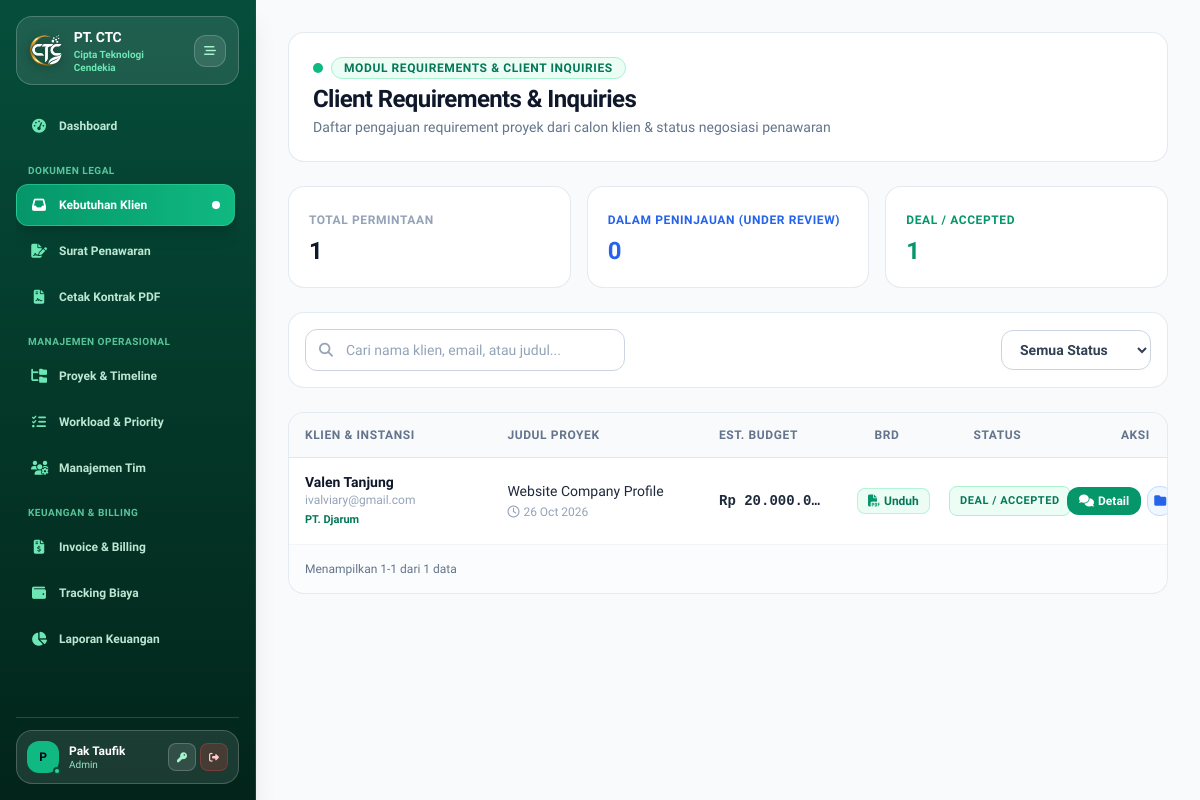
/modules/requirements/index.php (signed in), run on an earlier commit of the app's database.
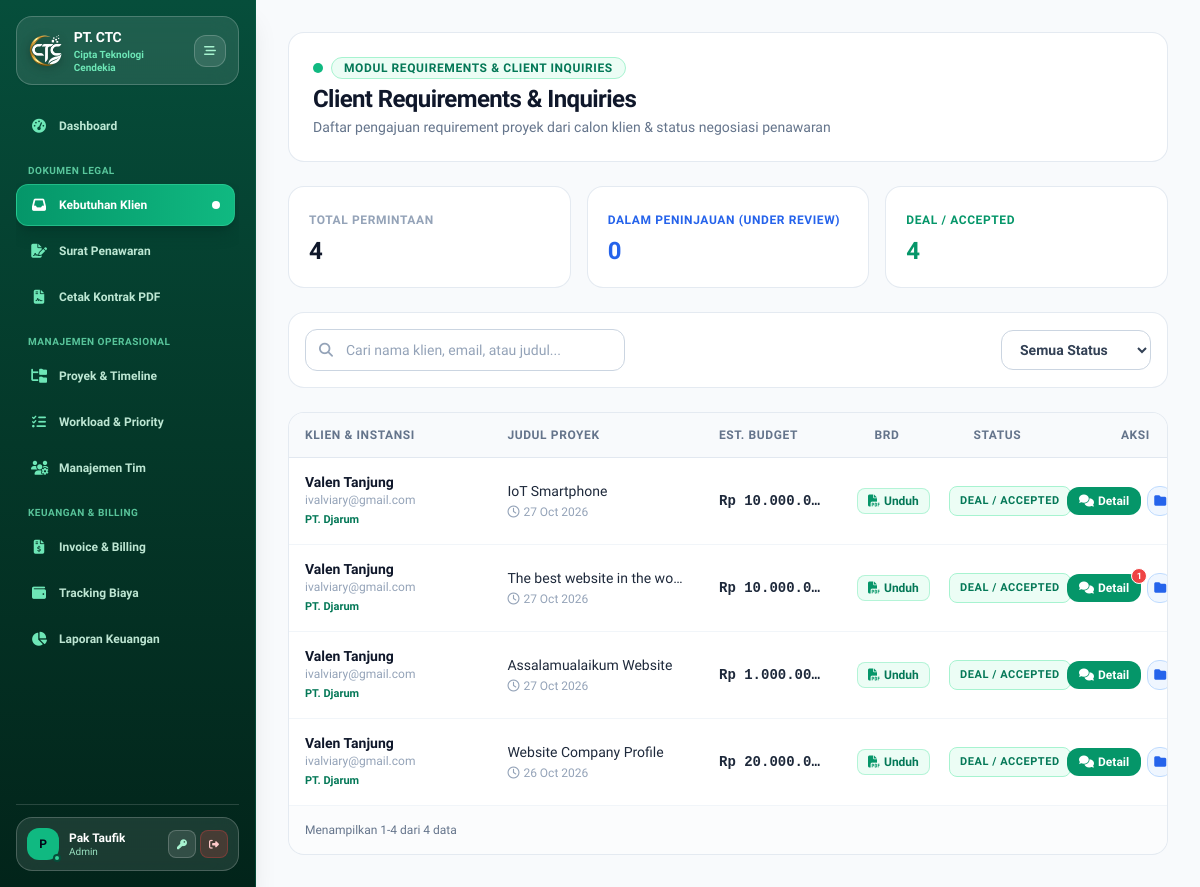
And on a later commit of the database.
### tables this page shows
CREATE TABLE `client_requirements` (
  `id` int(11) NOT NULL,
  `client_name` varchar(250) NOT NULL,
  `client_email` varchar(250) NOT NULL,
  `client_phone` varchar(50) DEFAULT NULL,
  `company_name` varchar(250) DEFAULT NULL,
  `title` varchar(250) NOT NULL,
  `description` text NOT NULL,
  `file_attachment` varchar(250) DEFAULT NULL,
  `budget_estimation` decimal(15,2) DEFAULT 0.00,
  `status` enum('Under Review','Proposal Sent','Deal / Accepted','Rejected') DEFAULT 'Under Review',
  `user_id` int(11) DEFAULT NULL,
  `client_id` int(11) DEFAULT NULL,
  `created_at` timestamp NOT NULL DEFAULT current_timestamp()
);

### modules/requirements/index.php (the view, shortened to what the changed rows need)
<?php
require_once __DIR__ . '/../../config/database.php';
try {
    $pdo->exec("ALTER TABLE projects ADD COLUMN requirement_id INT NULL AFTER client_token");
} catch (Exception $e) {}
require_once __DIR__ . '/../../includes/header.php';
require_once __DIR__ . '/../../includes/sidebar.php';
$stmt = $pdo->query("
    SELECT cr.*, p.id AS linked_project_id, p.status AS linked_project_status
    FROM client_requirements cr
    INNER JOIN clients c ON (cr.client_id = c.id OR LOWER(cr.client_email) = LOWER(c.email))
    LEFT JOIN projects p ON p.requirement_id = cr.id
    WHERE c.is_verified = 1
    ORDER BY cr.created_at DESC
");
$requirements = $stmt->fetchAll();
$unreadMap = $pdo->query("
    SELECT d.requirement_id, COUNT(*) AS c
    FROM deal_chats d
    INNER JOIN client_requirements cr ON d.requirement_id = cr.id
    INNER JOIN clients c ON (cr.client_id = c.id OR LOWER(cr.client_email) = LOWER(c.email))
    WHERE d.sender_type = 'client' AND d.admin_read = 0 AND c.is_verified = 1
    GROUP BY d.requirement_id
")->fetchAll(PDO::FETCH_KEY_PAIR);
function resolveBrdUrl($filename) {
    $filename = trim((string) $filename);
    $candidates = [
        ['path' => __DIR__ . '/../../uploads/brd/' . $filename,     'url' => '../../uploads/brd/' . rawurlencode($filename)],
        ['path' => __DIR__ . '/../../uploads/' . $filename,        'url' => '../../uploads/' . rawurlencode($filename)],
        ['path' => __DIR__ . '/../../assets/uploads/' . $filename, 'url' => '../../assets/uploads/' . rawurlencode($filename)],
    ];
    return $candidates[0]['url'];
}
$totalReq  = count($requirements);
$reviewReq = 0;
$dealReq   = 0;
foreach ($requirements as $r) {
    if ($r['status'] === 'Under Review') $reviewReq++;
    elseif ($r['status'] === 'Deal / Accepted') $dealReq++;
}
?>
<main class="flex-1 p-4 sm:p-6 md:p-8 overflow-y-auto w-full min-w-0 bg-[#f8fafc] text-slate-800 selection:bg-emerald-600 selection:text-white">
    <div class="flex flex-col md:flex-row justify-between md:items-center gap-4 mb-6 bg-white p-5 sm:p-6 rounded-2xl border border-slate-200/90 shadow-xs">
        <div>
            <h1 class="text-xl md:text-2xl font-bold text-slate-900 tracking-tight">Client Requirements & Inquiries</h1>
        </div>
    </div>
    <div class="grid grid-cols-1 sm:grid-cols-3 gap-4 mb-6">
        <div class="bg-white p-4 sm:p-5 rounded-2xl border border-slate-200/90 shadow-xs">
            <span class="text-xs font-semibold uppercase text-slate-400 tracking-wider">TOTAL PERMINTAAN</span>
            <p class="text-2xl font-bold text-slate-900 mt-1"><?= $totalReq ?></p>
        </div>
        <div class="bg-white p-4 sm:p-5 rounded-2xl border border-slate-200/90 shadow-xs">
            <span class="text-xs font-semibold uppercase text-emerald-600 tracking-wider">DEAL / ACCEPTED</span>
            <p class="text-2xl font-bold text-emerald-600 mt-1"><?= $dealReq ?></p>
        </div>
    </div>
    <div class="bg-white border border-slate-200/90 rounded-2xl shadow-xs overflow-hidden">
        <div class="w-full overflow-x-auto">
            <table class="w-full text-left border-collapse text-xs sm:text-sm table-fixed min-w-[920px]">
                <thead>
                    <tr class="bg-slate-50 border-b border-slate-200 text-xs font-semibold text-slate-500 uppercase tracking-wider">
                        <th class="py-3.5 px-4 w-[22%]">KLIEN & INSTANSI</th>
                        <th class="py-3.5 px-4 w-[23%]">JUDUL PROYEK</th>
                        <th class="py-3.5 px-4 w-[15%]">EST. BUDGET</th>
                        <th class="py-3.5 px-4 w-[10%] text-center">BRD</th>
                        <th class="py-3.5 px-4 w-[14%] text-center">STATUS</th>
                        <th class="py-3.5 px-4 w-[16%] text-center">AKSI</th>
                    </tr>
                </thead>
                <tbody class="divide-y divide-slate-100" id="reqTableBody">
                    <?php if (empty($requirements)): ?>
                        <tr>
                            <td colspan="6" class="p-8 text-center text-slate-400 font-normal">
                                Belum ada pengajuan requirement klien yang terverifikasi.
                            </td>
                        </tr>
                    <?php else: ?>
                        <?php foreach ($requirements as $r): ?>
                            <?php
                                $brd_url = resolveBrdUrl($r['file_attachment'] ?? '');
                                $unread  = (int) ($unreadMap[$r['id']] ?? 0);
                                $hasProject = !empty($r['linked_project_id']);
                            ?>
                            <tr class="hover:bg-slate-50/70 transition req-row align-middle"
                                data-search="<?= htmlspecialchars(strtolower(($r['client_name'] ?? '') . ' ' . ($r['client_email'] ?? '') . ' ' . ($r['title'] ?? ''))) ?>"
                                data-status="<?= htmlspecialchars($r['status'] ?? 'Under Review') ?>">
                                <td class="py-3.5 px-4">
                                    <p class="font-semibold text-slate-900 text-xs sm:text-sm truncate"><?= htmlspecialchars($r['client_name'] ?? '-') ?></p>
                                    <p class="text-xs text-slate-400 font-normal truncate"><?= htmlspecialchars($r['client_email'] ?? '-') ?></p>
                                    <p class="text-[11px] text-emerald-700 font-semibold truncate mt-0.5"><?= htmlspecialchars($r['company_name'] ?? 'PT. / Individual') ?></p>
                                </td>
                                <td class="py-3.5 px-4">
                                    <p class="font-medium text-slate-800 leading-snug truncate"><?= htmlspecialchars($r['title'] ?? '-') ?></p>
                                    <p class="text-xs text-slate-400 font-normal mt-0.5">
                                        <i class="fa-regular fa-clock mr-1"></i><?= !empty($r['created_at']) ? date('d M Y', strtotime($r['created_at'])) : '-' ?>
                                    </p>
                                </td>
                                <td class="py-3.5 px-4 font-mono font-semibold text-slate-800 text-xs sm:text-sm truncate">
                                    Rp <?= number_format($r['budget_estimation'] ?? 0, 0, ',', '.') ?>
                                </td>
                                <td class="py-3.5 px-4 text-center">
                                    <?php if ($brd_url !== ''): ?>
                                        <a href="<?= $brd_url ?>" target="_blank" class="btn-press px-2.5 py-1 bg-emerald-50 text-emerald-700 border border-emerald-200/80 rounded-lg text-xs font-semibold hover:bg-emerald-100 transition inline-flex items-center gap-1 shadow-2xs">
                                            <i class="fa-solid fa-file-pdf text-emerald-600"></i> Unduh
                                        </a>
                                    <?php else: ?>
                                        <span class="text-slate-400 italic text-xs font-normal">Tidak Ada</span>
                                    <?php endif; ?>
                                </td>
                                <td class="py-3.5 px-4 text-center">
                                    <span class="px-2.5 py-1 rounded-lg text-[11px] font-semibold uppercase inline-block border tracking-wider whitespace-nowrap
                                        <?php
                                            switch($r['status']) {
                                                case 'Deal / Accepted': echo 'bg-emerald-50 text-emerald-700 border-emerald-200'; break;
                                            }
                                        ?>">
                                        <?= htmlspecialchars($r['status'] ?? 'Under Review') ?>
                                    </span>
                                </td>
                                <td class="py-3.5 px-4 text-center">
                                    <div class="flex items-center justify-center gap-1.5">
                                        <a href="detail.php?id=<?= $r['id'] ?>" class="btn-press relative px-3 py-1.5 bg-emerald-600 hover:bg-emerald-700 text-white font-semibold text-xs rounded-xl transition inline-flex items-center gap-1 shadow-xs">
                                            <i class="fa-solid fa-comments text-xs"></i> Detail
                                            <?php if ($unread > 0): ?>
                                                <span class="absolute -top-1.5 -right-1.5 bg-red-500 text-white text-[9px] font-bold min-w-[16px] h-[16px] px-1 rounded-full flex items-center justify-center border border-white animate-pulse"><?= $unread ?></span>
                                            <?php endif; ?>
                                        </a>
                                        <?php if ($hasProject): ?>
                                            <a href="../projects/detail.php?id=<?= $r['linked_project_id'] ?>" class="btn-press p-1.5 bg-blue-50 text-blue-600 hover:bg-blue-100 border border-blue-200 rounded-xl text-xs font-semibold" title="Lihat Proyek Aktif">
                                                <i class="fa-solid fa-folder"></i>
                                            </a>
                                        <?php endif; ?>
                                    </div>
                                </td>
                            </tr>
                        <?php endforeach; ?>
                    <?php endif; ?>
                </tbody>
            </table>
        </div>
        <div class="p-4 border-t border-slate-100 flex flex-col sm:flex-row justify-between items-center gap-3 text-xs text-slate-500 bg-slate-50/50">
            <span class="font-medium" id="paginationInfo">Menampilkan 0 data</span>
        </div>
    </div>
</main>
<?php require_once __DIR__ . '/../../includes/footer.php'; ?>

What changed in the data, as far as the page shows it:
added client_requirements: client_name "Valen Tanjung", client_email "ivalviary@gmail.com", company_name "PT. Djarum", title "IoT Smartphone", created_at "27 Oct 2026", budget_estimation "10.000.0…", status "DEAL / ACCEPTED"
added client_requirements: client_name "Valen Tanjung", client_email "ivalviary@gmail.com", company_name "PT. Djarum", title "The best website in the wor…", created_at "27 Oct 2026", budget_estimation "10.000.0…", status "DEAL / ACCEPTED", id "1"
added client_requirements: client_name "Valen Tanjung", client_email "ivalviary@gmail.com", company_name "PT. Djarum", title "Assalamualaikum Website", created_at "27 Oct 2026", budget_estimation "1.000.00…", status "DEAL / ACCEPTED"
Also different on the page:
$totalReq: "1" → "4"
$dealReq: "1" → "4"
text written by a page script: "Menampilkan 1-1 dari 1 data" → "Menampilkan 1-4 dari 4 data"
